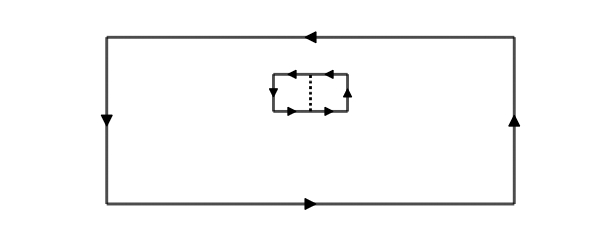
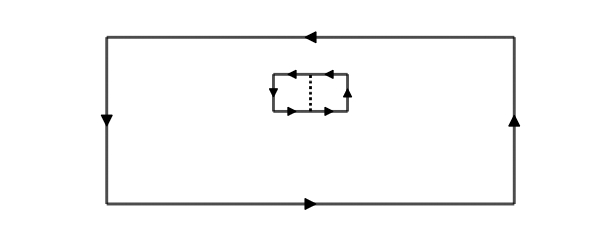
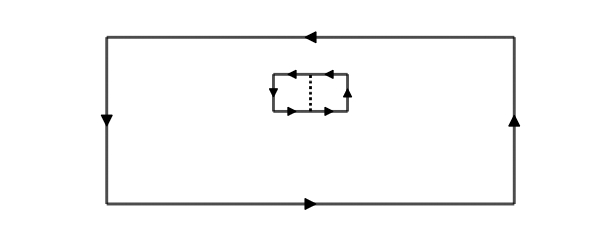

Write MATLAB code to recreate these figures, in order.
clear all
close all
clc

% --- Figure Setup (Strict Landscape Book Layout) ---
figWidth = 6.0; 
figHeight = 2.5; 
figure('Units', 'inches', 'Position', [1, 1, figWidth, figHeight]);

% --- Outer Boundary Dimensions (11 Wide by 4.5 High) ---
xm_out = -5.5; 
xp_out = 5.5;
ym_out = -2.5; 
yp_out = 2.0;

x_out = xm_out:0.01:xp_out;
y_out = ym_out:0.01:yp_out;

% Plot Outer Boundary
plot(x_out, yp_out*ones(size(x_out)), 'k-', 'linewidth', 2)
hold on
plot(x_out, ym_out*ones(size(x_out)), 'k-', 'linewidth', 2)
plot(xm_out*ones(size(y_out)), y_out, 'k-', 'linewidth', 2)
plot(xp_out*ones(size(y_out)), y_out, 'k-', 'linewidth', 2)

% Set strict axis limits with uniform padding to avoid clipping lines
axis([-6.0 6.0 -3.0 2.5])
axis equal % Ensures the inner unit squares remain perfectly square

% --- Outer Boundary Contour Arrows (Plotted as stable geometric markers) ---
plot(0, ym_out, 'k>', 'MarkerFaceColor', 'k', 'MarkerSize', 8)  % Bottom wall right arrow
plot(0, yp_out, 'k<', 'MarkerFaceColor', 'k', 'MarkerSize', 8)  % Top wall left arrow
plot(xm_out, -0.25, 'kv', 'MarkerFaceColor', 'k', 'MarkerSize', 8) % Left wall down arrow
plot(xp_out, -0.25, 'k^', 'MarkerFaceColor', 'k', 'MarkerSize', 8) % Right wall up arrow

% --- Two Inner Boxes (True 1x1 Unit Squares) ---
x11 = -1.0:0.01:1.0;
y0d1 = 0.0:0.1:1.0;
y0s1 = 0.0:0.01:1.0;
y0 = 0.0; yp1 = 1.0; xm1 = -1.0; xp1 = 1.0; x0 = 0.0;

% Plot Inner Unit Squares
plot(x11, y0*ones(size(x11)), 'k-', 'linewidth', 2)
plot(x11, yp1*ones(size(x11)), 'k-', 'linewidth', 2)
plot(xm1*ones(size(y0s1)), y0s1, 'k-', 'linewidth', 2)
plot(xp1*ones(size(y0s1)), y0s1, 'k-', 'linewidth', 2)
plot(x0*ones(size(y0d1)), y0d1, 'k:', 'linewidth', 2) % Central dashed divider

% --- Completely Erase Tick Marks and Hide Background Axis ---
set(gca, 'XTick', [], 'YTick', [])
grid off
set(gca, 'visible', 'off')

% --- Inner Contour Arrows (Plotted as stable geometric markers) ---
plot(1.0, 0.5, 'k^', 'MarkerFaceColor', 'k', 'MarkerSize', 6)   % Right box right wall up
plot(-1.0, 0.5, 'kv', 'MarkerFaceColor', 'k', 'MarkerSize', 6)  % Left box left wall down
plot(-0.5, 0.0, 'k>', 'MarkerFaceColor', 'k', 'MarkerSize', 6)  % Left box bottom wall right
plot(0.5, 0.0, 'k>', 'MarkerFaceColor', 'k', 'MarkerSize', 6)   % Right box bottom wall right
plot(-0.5, 1.0, 'k<', 'MarkerFaceColor', 'k', 'MarkerSize', 6)  % Left box top wall left
plot(0.5, 1.0, 'k<', 'MarkerFaceColor', 'k', 'MarkerSize', 6)   % Right box top wall left

% --- Strict Vector Export Cropping ---
set(gcf, 'PaperUnits', 'inches');
set(gcf, 'PaperPosition', [0, 0, figWidth, figHeight]);
set(gcf, 'PaperSize', [figWidth, figHeight]);

% Clear, standard painters rendering exports
print -dpdf -painters CauchyI.pdf
print -depsc -painters CauchyI.eps
print -deps -painters /Users/kevin/papers/math/CauchyI
